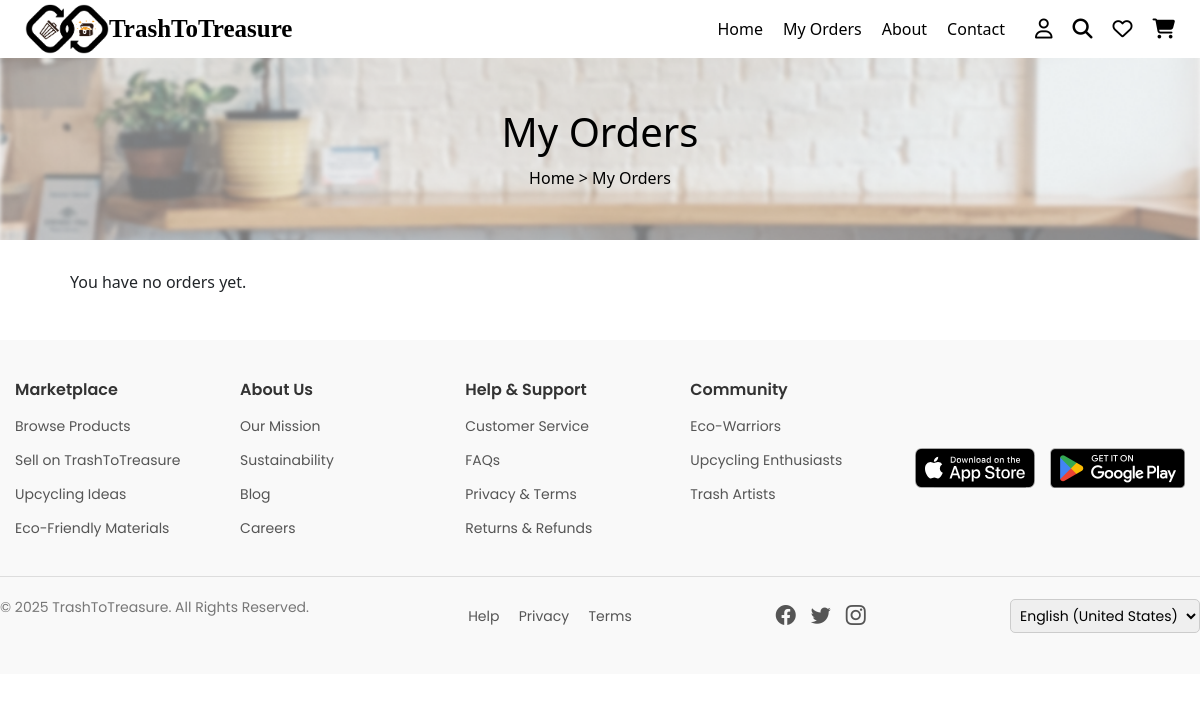
/my-orders/ (signed in), run on an earlier commit of the app's database.
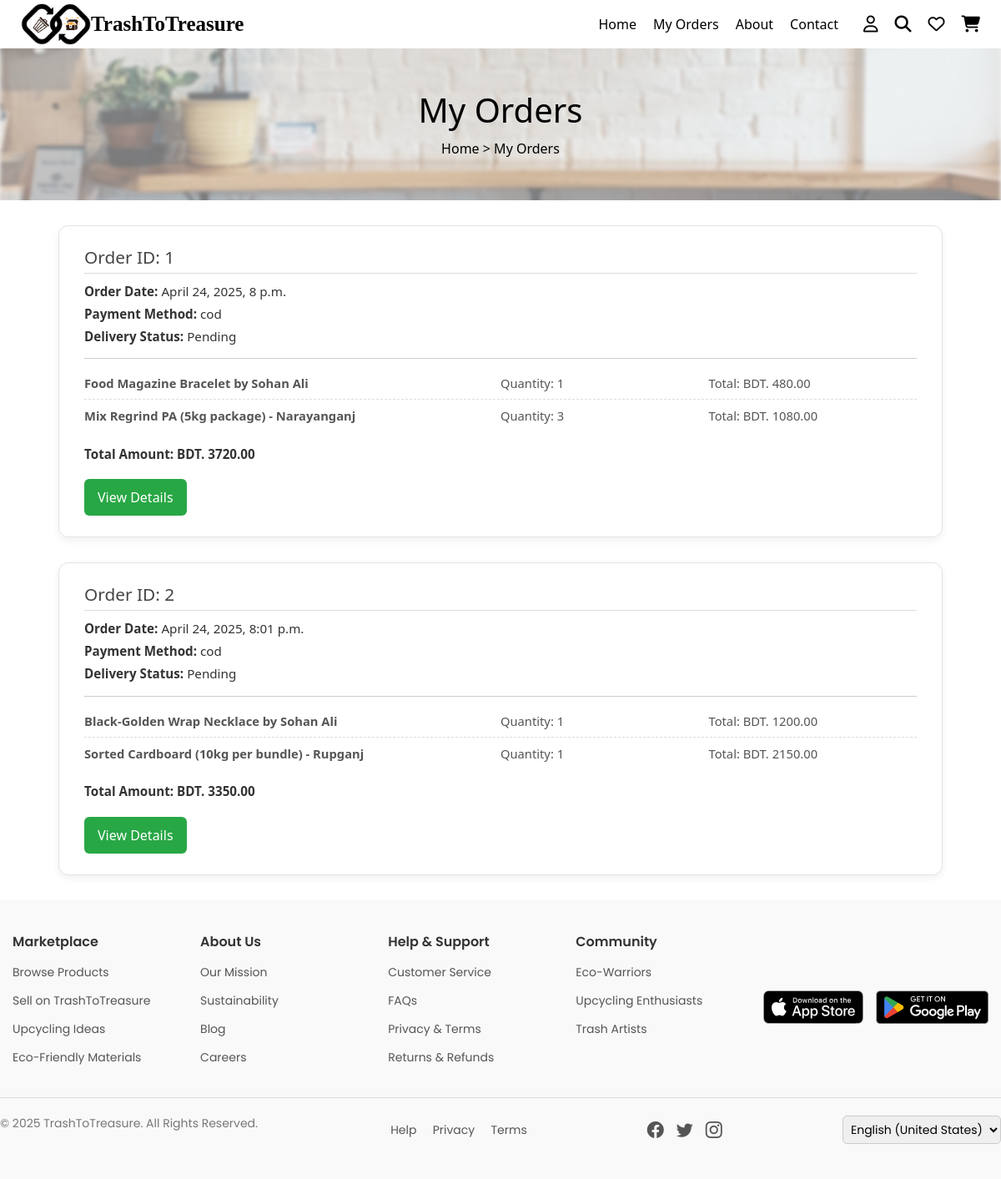
And on a later commit of the database.
### marketplace/models.py (models this page shows, shortened)
class Order(models.Model):
    PAYMENT_CHOICES = [
        ('sslcommerz', 'SSLCommerz'),
        ('cod', 'Cash on Delivery'),
    ]
    buyer = models.ForeignKey(User, on_delete=models.CASCADE)
    first_name = models.CharField(max_length=50, blank=True, null=True)
    last_name = models.CharField(max_length=50, blank=True, null=True)
    company = models.CharField(max_length=100, blank=True, null=True)
    country = models.CharField(max_length=50, blank=True, null=True)
    street_address = models.CharField(max_length=255, blank=True, null=True)
    city = models.CharField(max_length=50, blank=True, null=True)
    state = models.CharField(max_length=50, blank=True, null=True)
    zip_code = models.CharField(max_length=10, blank=True, null=True)
    phone = models.CharField(max_length=20, blank=True, null=True)
    email = models.EmailField(blank=True, null=True)
    payment_method = models.CharField(max_length=20, choices=PAYMENT_CHOICES)
    total_amount = models.DecimalField(max_digits=10, decimal_places=2)
    created_at = models.DateTimeField(auto_now_add=True)
    status = models.CharField(max_length=20, default='Pending')  # e.g., Pending, Shipped, Delivered

class OrderItem(models.Model):
    order = models.ForeignKey(Order, on_delete=models.CASCADE, related_name='items')
    content_type = models.ForeignKey(ContentType, on_delete=models.CASCADE)
    object_id = models.PositiveIntegerField()
    item = GenericForeignKey('content_type', 'object_id')
    quantity = models.PositiveIntegerField()
    price = models.DecimalField(max_digits=10, decimal_places=2)

class UpcycledProduct(models.Model):
    product_name = models.CharField(max_length=255, default="")
    category = models.CharField(max_length=100, default="")
    description = models.TextField()
    price = models.DecimalField(max_digits=10, decimal_places=2)
    product_status = models.CharField(max_length=20, choices=PRODUCT_STATUS_CHOICES, default='active')
    artisan = models.ForeignKey(User, on_delete=models.CASCADE, related_name='upcycled_products', null=True, blank=True)
    approval_status = models.BooleanField(default=False)
    stock_availability = models.IntegerField()
    product_images = models.ImageField(upload_to='upcycled_products/', blank=True, null=True)
    location = models.CharField(max_length=255, default="")
    rating = models.DecimalField(max_digits=3, decimal_places=2, default=0.0)
    tags = models.CharField(max_length=255, blank=True, null=True)
    listing_date = models.DateTimeField(auto_now_add=True)
    last_updated = models.DateTimeField(auto_now=True, null=True, blank=True)
    sold_count = models.IntegerField(default=0)
    delivery_status = models.CharField(max_length=20, choices=DELIVERY_STATUS_CHOICES, default='ready')
    slug = models.SlugField(max_length=255, unique=True, blank=True)
    def __str__(self):
        if self.artisan:
          display_name = getattr(self.artisan, 'name', None) or self.artisan.get_full_name() or self.artisan.username
        else:
            display_name = "Unknown"
        return f"{self.product_name} by {display_name}"

class TrashItem(models.Model):
    material_name = models.CharField(max_length=255, default="")  # Change as needed
    category = models.CharField(max_length=100, default="")  # Change as needed
    description = models.TextField()
    condition = models.CharField(max_length=50, default="")  # Set a meaningful default
    quantity = models.IntegerField(default=0)
    price = models.DecimalField(max_digits=10, decimal_places=2)
    trash_point = models.CharField(max_length=255, default="")  # Set a meaningful default
    images = models.ImageField(upload_to='waste_images/', blank=True, null=True)
    location = models.CharField(max_length=255, default="")  # Set a meaningful default
    product_status = models.CharField(max_length=20, choices=PRODUCT_STATUS_CHOICES, default='')
    delivery_status = models.CharField(max_length=20, choices=DELIVERY_STATUS_CHOICES, default='')
    slug = models.SlugField(max_length=255, unique=True, blank=True)
    listing_date = models.DateTimeField(auto_now_add=True)
    last_updated = models.DateTimeField(auto_now=True, null=True, blank=True)
    tags = models.CharField(max_length=255, blank=True, null=True)
    def __str__(self):
        return f"{self.material_name} - {self.trash_point}"

### users/models.py (models this page shows, shortened)
class CustomUser(AbstractUser):
    name = models.CharField(max_length=100)
    email = models.EmailField(unique=True)
    phone = models.CharField(max_length=15)
    role = models.CharField(max_length=10, choices=ROLE_CHOICES)
    account_status = models.CharField(max_length=10, choices=ACCOUNT_STATUS_CHOICES, default='active')
    objects = CustomUserManager()  # ✅ Use your custom manager
    REQUIRED_FIELDS = ['email']
    USERNAME_FIELD = 'username'

### marketplace/views.py (the view)
# urls.py: path('my-orders/', views.my_orders, name='my_orders'),
@login_required
def my_orders(request):
    orders = Order.objects.filter(buyer=request.user)  # Assuming user is a ForeignKey in Order model
    context = {
        'orders': orders
    }
    return render(request, 'my_orders.html', context)

### marketplace/templates/my_orders.html (shortened to what this page needs)
{% load static %}
{% include "header.html" %}
<!DOCTYPE html>
<html lang="en">
<head>
    <link rel="stylesheet" href="{% static 'css/buyer_profile.css' %}">
</head>
<body>
    <section class="product-banner">
        <h2>My Orders</h2>
        <p><a href="/">Home</a> > My Orders</p>
    </section>
    <div class="my-orders-container">
        <div class="order-grid">
            {% for order in orders %}
                <div class="order-card">
                    <h3>Order ID: {{ order.id }}</h3>
                    <p><strong>Order Date:</strong> {{ order.created_at }}</p>
                    <p><strong>Payment Method:</strong> {{ order.payment_method }}</p>
                    <p><strong>Delivery Status:</strong> {{ order.status }}</p>
                    <div class="order-items">
                        {% for item in order.items.all %}
                            <div class="order-item">
                                <p><strong>
                                    {% if item.item %}
                                        {{ item.item }}
                                    {% else %}
                                        No product found
                                    {% endif %}
                                </strong></p>
                                <p>Quantity: {{ item.quantity }}</p>
                                <p>Total: BDT. {{ item.price }}</p>
                            </div>
                        {% endfor %}
                    </div>
                    <div class="order-total">
                        <p><strong>Total Amount: </strong>BDT. {{ order.total_amount }}</p>
                    </div>
                    <a href="{% url 'order_details' order.id %}" class="view-details-btn">View Details</a>
                </div>
            {% empty %}
                <p>You have no orders yet.</p>
            {% endfor %}
        </div>
    </div>
    {% include "footer.html" %}
</body>
</html>

### marketplace/templates/header.html (shortened to what this page needs)
{% load static %}
<!DOCTYPE html>
<html lang="en">
<head>
    <link rel="stylesheet" href="https://cdnjs.cloudflare.com/ajax/libs/font-awesome/6.5.1/css/all.min.css">
</head>
<body>
<div class="header">
    <div class="logo">
        <img src="/static/images/logo.png" alt="TrashToTreasure Logo">
        <h1>TrashToTreasure</h1>
    </div>
    <div class="nav-links">
        {% if user.is_authenticated %}
            {% if user.role == 'driver' %}
                <a href="{% url 'driver_dashboard' %}">Home</a>
            {% else %}
                <a href="{% url 'home' %}">Home</a>
            {% endif %}
        {% else %}
            <a href="{% url 'home' %}">Home</a>
        {% endif %}
        {% if request.user.is_authenticated %}
            {% if request.user.role == 'artisan' or request.user.role == 'buyer' %}
                <a href="{% url 'my_orders'  %}">My Orders</a>
            {% endif %}
        {% endif %}
        <a href="/about/">About</a>
        <a href="/contact/">Contact</a>
    </div>
    <div class="icons">
        {% if user.is_authenticated %}
            {% if user.role == 'artisan' %}
                <a href="{% url 'artisan_profile' %}"><i class="fa-regular fa-user"></i></a>
            {% elif user.role == 'buyer' %}
                <a href="{% url 'buyer_profile' %}"><i class="fa-regular fa-user"></i></a>
            {% elif user.role == 'driver' %}
                <a href="{% url 'driver_profile' %}"><i class="fa-regular fa-user"></i></a>
            {% endif %}
        {% else %}
            <a href="{% url 'login' %}"><i class="fa-regular fa-user"></i></a>
        {% endif %}
        {% if request.user.is_authenticated %}
            {% if request.user.role == 'artisan' or request.user.role == 'buyer' %}
                <a href="#"><i class="fa-solid fa-magnifying-glass"></i></a>
                <a href="#"><i class="fa-regular fa-heart"></i></a>
                <a href="/cart/"><i class="fa-solid fa-cart-shopping"></i></a>
            {% endif %}
        {% endif %}
    </div>
</div>
</body>
</html>

### marketplace/templates/footer.html (shortened to what this page needs)
{% load static %}
<!DOCTYPE html>
<html lang="en">
<head>
    <link rel="stylesheet" href="{% static 'css/footer.css' %}">
    <link href="https://cdn.jsdelivr.net/npm/bootstrap@5.3.0/dist/css/bootstrap.min.css" rel="stylesheet">
    <link rel="stylesheet" href="https://cdn.jsdelivr.net/npm/bootstrap-icons/font/bootstrap-icons.css">
</head>
<body>
    <footer class="footer">
        <div class="footer-container">
            <div class="footer-column">
                <h3>Marketplace</h3>
                <ul>
                    <li><a href="#">Browse Products</a></li>
                    <li><a href="#">Sell on TrashToTreasure</a></li>
                    <li><a href="#">Upcycling Ideas</a></li>
                    <li><a href="#">Eco-Friendly Materials</a></li>
                </ul>
            </div>
            <div class="footer-column">
                <h3>About Us</h3>
                <ul>
                    <li><a href="#">Our Mission</a></li>
                    <li><a href="#">Sustainability</a></li>
                    <li><a href="#">Blog</a></li>
                    <li><a href="#">Careers</a></li>
                </ul>
            </div>
            <div class="footer-column">
                <h3>Help & Support</h3>
                <ul>
                    <li><a href="#">Customer Service</a></li>
                    <li><a href="#">FAQs</a></li>
                    <li><a href="#">Privacy & Terms</a></li>
                    <li><a href="#">Returns & Refunds</a></li>
                </ul>
            </div>
            <div class="footer-column">
                <h3>Community</h3>
                <ul>
                    <li><a href="#">Eco-Warriors</a></li>
                    <li><a href="#">Upcycling Enthusiasts</a></li>
                    <li><a href="#">Trash Artists</a></li>
                </ul>
            </div>
            <div class="footer-column app-links">
                <a href="#"><img src="/static/images/app-store.svg" alt="Download on the App Store" class="app-button"></a>
                <a href="#"><img src="/static/images/play-store.png" alt="Get it on Google Play" class="app-button"></a>
            </div>
        </div>
        <div class="footer-bottom">
            <p>&copy; 2025 TrashToTreasure. All Rights Reserved.</p>
            <div class="footer-links">
                <a href="#">Help</a>
                <a href="#">Privacy</a>
                <a href="#">Terms</a>
            </div>
            <div class="social-icons">
                <a href="#" class="bi bi-facebook"></a>
                <a href="#" class="bi bi-twitter"></a>
                <a href="#" class="bi bi-instagram"></a>
            </div>
            <div class="language-selector">
                <select>
                    <option>English (United States)</option>
                </select>
            </div>
        </div>
    </footer>
</body>
</html>

### marketplace/static/css/buyer_profile.css (style rules this page uses)
.product-banner { text-align: center; padding: 50px 0; background: url('/static/images/bg.png') no-repeat center; background-size: cover; color: #000; }
.product-banner h2 { font-size: 40px; margin: 0; }
.product-banner p { margin: 10px 0 0; }
.product-banner a { color: #000; text-decoration: none; }
h2 { font-size: 24px; margin-bottom: 20px; color: #333; }

### marketplace/static/css/footer.css (style rules this page uses)
.footer { background-color: #f9f9f9; padding: 40px 0; font-family: 'Poppins', sans-serif; color: #333; }
.footer-container { display: flex; justify-content: space-between; max-width: 1200px; margin: auto; padding-bottom: 20px; border-bottom: 1px solid #ddd; }
.footer-column { flex: 1; padding: 0 15px; }
.footer-column h3 { font-size: 16px; font-weight: 600; margin-bottom: 15px; }
.footer-column ul { list-style: none; padding: 0; }
.footer-column ul li { margin-bottom: 10px; }
.footer-column ul li a { text-decoration: none; color: #555; font-size: 14px; }
.app-links { display: flex; gap: 15px; align-items: center; }
.app-button { height: 40px; width: auto !important; }
.footer-bottom { display: flex; justify-content: space-between; align-items: center; padding-top: 20px; max-width: 1200px; margin: auto; }
.footer-bottom p { font-size: 14px; color: #777; }
.footer-links a { margin-left: 15px; font-size: 14px; text-decoration: none; color: #555; }
.social-icons { display: flex; gap: 15px; }
.social-icons a { font-size: 20px; color: #555; text-decoration: none; transition: color 0.3s; }
.language-selector select { padding: 5px; font-size: 14px; border: 1px solid #ccc; border-radius: 5px; }

### marketplace/templates/header.html (style rules this page uses)
* { margin: 0; padding: 0; box-sizing: border-box; }
body { font-family: Arial, sans-serif; background: #fff; }
.header { display: flex; justify-content: space-between; align-items: center; padding: 4px 25px; box-shadow: 0 2px 8px rgba(0, 0, 0, 0.1); background: #fff; }
.logo { left: 10px; display: flex; align-items: center; }
.logo img { height: 50px; width: auto; margin-right: 0px; }
.logo h1 { font-size: 25px; font-weight: bold; color: #000; margin: 0; font-family: tahoma; }
.nav-links { display: flex; gap: 20px; margin-left: auto; }
.nav-links a { text-decoration: none; color: #000; font-size: 16px; transition: color 0.3s ease; }
.icons { display: flex; gap: 20px; margin-left: 30px; }
.icons a { color: #000; font-size: 20px; transition: color 0.3s ease; }

### marketplace/templates/my_orders.html (style rules this page uses)
.my-orders-container { max-width: 1100px; margin: 0 auto; padding: 30px 20px; }
.order-grid { display: flex; flex-direction: column; gap: 30px; }
.order-card { background-color: #ffffff; padding: 25px 30px; border: 1px solid #e3e3e3; border-radius: 12px; box-shadow: 0 4px 10px rgba(0, 0, 0, 0.06); transition: transform 0.2s ease; }
.order-card h3 { color: #444; margin-bottom: 10px; font-size: 1.3rem; border-bottom: 1px solid #ddd; padding-bottom: 6px; }
.order-card p { margin: 4px 0; font-size: 0.95rem; color: #333; }
.order-items { margin-top: 15px; padding-top: 10px; border-top: 1px solid #ccc; }
.order-item { display: grid; grid-template-columns: 2fr 1fr 1fr; padding: 8px 0; border-bottom: 1px dashed #ddd; }
.order-item:last-child { border-bottom: none; }
.order-item p { margin: 0; font-size: 0.92rem; color: #555; }
.order-total { margin-top: 15px; font-weight: bold; color: #222; font-size: 1rem; }
.view-details-btn { display: inline-block; margin-top: 15px; padding: 10px 16px; background-color: #28a745; color: #fff; border-radius: 6px; text-decoration: none; font-weight: 500; transition: background-color 0.3s ease; }

What changed in the data, as far as the page shows it:
added Order: id "1", created_at "April 24, 2025, 8 p.m.", payment_method "cod", status "Pending", total_amount "3720.00"
added OrderItem: item "Food Magazine Bracelet by Sohan Ali", quantity "1", price "480.00"
added OrderItem: item "Mix Regrind PA (5kg package) - Narayanganj", quantity "3", price "1080.00", shown under "1"
added Order: id "2", created_at "April 24, 2025, 8:01 p.m.", payment_method "cod", status "Pending", total_amount "3350.00"
added OrderItem: item "Black-Golden Wrap Necklace by Sohan Ali", quantity "1", price "1200.00", shown under "2"
added OrderItem: item "Sorted Cardboard (10kg per bundle) - Rupganj", quantity "1", price "2150.00", shown under "2"
Also different on the page:
text no longer shown: "You have no orders yet."
